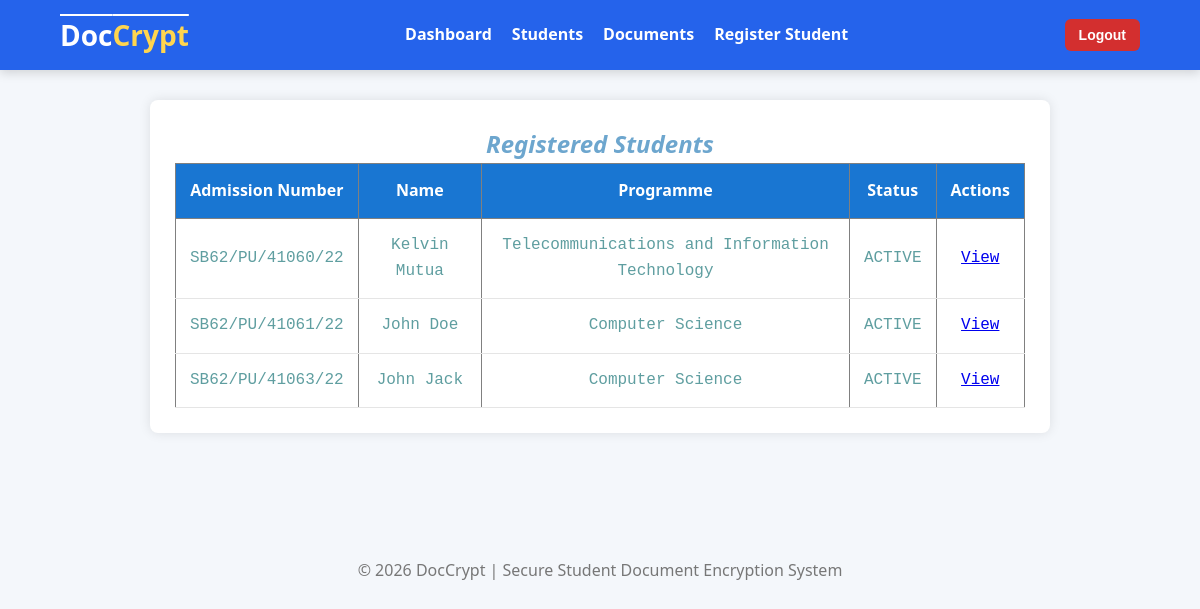
The page /students/students/ (signed in) on the database as committed earlier.
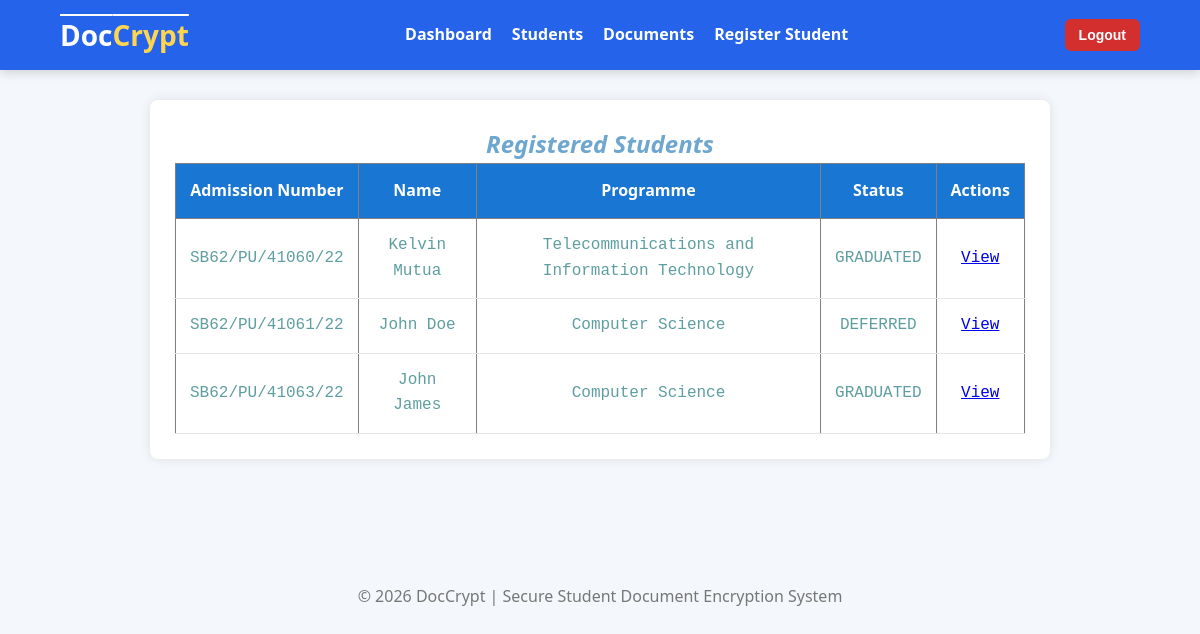
The same page on the database as committed later.
### student/models.py (models this page shows, shortened)
class Student(models.Model):
    class Status(models.TextChoices):
        ACTIVE = "ACTIVE", "Active"
        DEFERRED = "DEFERRED", "Deferred"
        GRADUATED = "GRADUATED", "Graduated"
    user = models.OneToOneField(CustomUser,on_delete=models.CASCADE,related_name="student")
    admission_number = models.CharField(max_length=25,unique=True)
    first_name = models.CharField(max_length=50)
    last_name = models.CharField(max_length=50)
    phone_number = models.CharField(max_length=15,blank=True)
    programme = models.CharField(max_length=50)
    department = models.CharField(max_length=50)
    year_of_study = models.PositiveSmallIntegerField(default=1)
    status = models.CharField(max_length=25,choices=Status.choices, default=Status.ACTIVE)
    class Meta:
        ordering = ["admission_number"]
        verbose_name = "Student"
        verbose_name_plural = "Students"
    @property
    def full_name(self):
        return f"{self.first_name} {self.last_name}"

### student/views.py (the view)
# urls.py: path("students/", views.students_list, name="student_list"),
@login_required
def students_list(request):
    if not request.user.is_admin:
        return HttpResponseForbidden("Only administrators can access this page.")
    students = Student.objects.select_related("user").all()
    context ={"students": students}
    return render(request, "students/student_list.html", context)

### users/models.py (called while the page is built)
    @property
    def is_admin(self):
        return self.role == self.Role.ADMIN or self.is_superuser

### student/templates/students/student_list.html (shortened to what this page needs)
{% extends "users/base.html" %}
{% block content %}
<div class="card">
<h2>Registered Students</h2>
<table border="1" cellpadding="10">
    <thead>
        <tr>
            <th>Admission Number</th>
            <th>Name</th>
            <th>Programme</th>
            <th>Status</th>
            <th>Actions</th>
        </tr>
    </thead>
    <tbody>
    {% for student in students %}
        <tr>
            <td>{{ student.admission_number }}</td>
            <td>{{ student.full_name }}</td>
            <td>{{ student.programme }}</td>
            <td>{{ student.status }}</td>
            <td>
                <a href="{% url 'student_detail' student.id %}">View</a>
            </td>
        </tr>
    {% empty %}
        <tr>
            <td colspan="5">
                No students registered.
            </td>
        </tr>
    {% endfor %}
    </tbody>
</table>
</div>
{% endblock %}

Rows that differ between the two databases and show on the page:
changed Student "SB62/PU/41060/22": status "ACTIVE" → "GRADUATED"
changed Student "SB62/PU/41061/22": status "ACTIVE" → "DEFERRED"
changed Student "SB62/PU/41063/22": full_name "John Jack" → "John James"; status "ACTIVE" → "GRADUATED"
